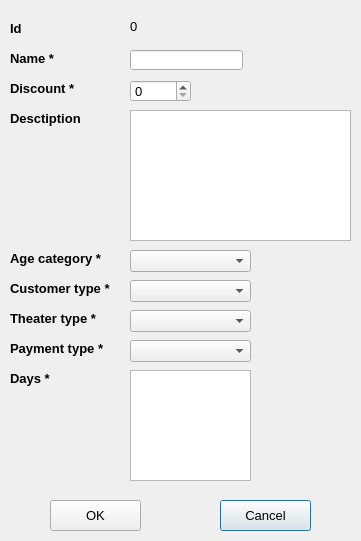
<?xml version="1.0" encoding="UTF-8"?>
<ui version="4.0">
 <class>PromotionTypeAddModifyForm</class>
 <widget class="QDialog" name="PromotionTypeAddModifyForm">
  <property name="geometry">
   <rect>
    <x>0</x>
    <y>0</y>
    <width>361</width>
    <height>541</height>
   </rect>
  </property>
  <property name="font">
   <font>
    <pointsize>10</pointsize>
   </font>
  </property>
  <property name="windowTitle">
   <string>Dialog</string>
  </property>
  <property name="windowIcon">
   <iconset resource="MyResources.qrc">
    <normaloff>:/Images/promotion type pic.webp</normaloff>:/Images/promotion type pic.webp</iconset>
  </property>
  <widget class="QLabel" name="lblId">
   <property name="geometry">
    <rect>
     <x>130</x>
     <y>20</y>
     <width>47</width>
     <height>13</height>
    </rect>
   </property>
   <property name="text">
    <string>0</string>
   </property>
  </widget>
  <widget class="QPushButton" name="pbtCancel">
   <property name="geometry">
    <rect>
     <x>220</x>
     <y>500</y>
     <width>91</width>
     <height>31</height>
    </rect>
   </property>
   <property name="text">
    <string>Cancel</string>
   </property>
  </widget>
  <widget class="QLineEdit" name="ledName">
   <property name="geometry">
    <rect>
     <x>130</x>
     <y>50</y>
     <width>113</width>
     <height>20</height>
    </rect>
   </property>
  </widget>
  <widget class="QLabel" name="label_3">
   <property name="geometry">
    <rect>
     <x>10</x>
     <y>50</y>
     <width>101</width>
     <height>16</height>
    </rect>
   </property>
   <property name="font">
    <font>
     <pointsize>10</pointsize>
     <weight>75</weight>
     <bold>true</bold>
    </font>
   </property>
   <property name="text">
    <string>Name *</string>
   </property>
  </widget>
  <widget class="QPushButton" name="pbtOk">
   <property name="geometry">
    <rect>
     <x>50</x>
     <y>500</y>
     <width>91</width>
     <height>31</height>
    </rect>
   </property>
   <property name="text">
    <string>OK</string>
   </property>
  </widget>
  <widget class="QLabel" name="lbllblId">
   <property name="geometry">
    <rect>
     <x>10</x>
     <y>20</y>
     <width>91</width>
     <height>16</height>
    </rect>
   </property>
   <property name="font">
    <font>
     <pointsize>10</pointsize>
     <weight>75</weight>
     <bold>true</bold>
    </font>
   </property>
   <property name="text">
    <string>Id</string>
   </property>
  </widget>
  <widget class="QLabel" name="label_4">
   <property name="geometry">
    <rect>
     <x>10</x>
     <y>80</y>
     <width>101</width>
     <height>16</height>
    </rect>
   </property>
   <property name="font">
    <font>
     <pointsize>10</pointsize>
     <weight>75</weight>
     <bold>true</bold>
    </font>
   </property>
   <property name="text">
    <string>Discount *</string>
   </property>
  </widget>
  <widget class="QSpinBox" name="spbDiscount">
   <property name="geometry">
    <rect>
     <x>130</x>
     <y>80</y>
     <width>61</width>
     <height>22</height>
    </rect>
   </property>
   <property name="maximum">
    <number>999</number>
   </property>
  </widget>
  <widget class="QLabel" name="label_5">
   <property name="geometry">
    <rect>
     <x>10</x>
     <y>110</y>
     <width>101</width>
     <height>16</height>
    </rect>
   </property>
   <property name="font">
    <font>
     <pointsize>10</pointsize>
     <weight>75</weight>
     <bold>true</bold>
    </font>
   </property>
   <property name="text">
    <string>Desctiption</string>
   </property>
  </widget>
  <widget class="QTextEdit" name="tedDescription">
   <property name="geometry">
    <rect>
     <x>130</x>
     <y>110</y>
     <width>221</width>
     <height>131</height>
    </rect>
   </property>
  </widget>
  <widget class="QLabel" name="label_6">
   <property name="geometry">
    <rect>
     <x>10</x>
     <y>250</y>
     <width>101</width>
     <height>16</height>
    </rect>
   </property>
   <property name="font">
    <font>
     <pointsize>10</pointsize>
     <weight>75</weight>
     <bold>true</bold>
    </font>
   </property>
   <property name="text">
    <string>Age category *</string>
   </property>
  </widget>
  <widget class="QComboBox" name="cbxAgeCategory">
   <property name="geometry">
    <rect>
     <x>130</x>
     <y>250</y>
     <width>121</width>
     <height>22</height>
    </rect>
   </property>
  </widget>
  <widget class="QComboBox" name="cbxCustomerType">
   <property name="geometry">
    <rect>
     <x>130</x>
     <y>280</y>
     <width>121</width>
     <height>22</height>
    </rect>
   </property>
  </widget>
  <widget class="QLabel" name="label_7">
   <property name="geometry">
    <rect>
     <x>10</x>
     <y>280</y>
     <width>111</width>
     <height>16</height>
    </rect>
   </property>
   <property name="font">
    <font>
     <pointsize>10</pointsize>
     <weight>75</weight>
     <bold>true</bold>
    </font>
   </property>
   <property name="text">
    <string>Customer type *</string>
   </property>
  </widget>
  <widget class="QComboBox" name="cbxTheaterType">
   <property name="geometry">
    <rect>
     <x>130</x>
     <y>310</y>
     <width>121</width>
     <height>22</height>
    </rect>
   </property>
  </widget>
  <widget class="QLabel" name="label_8">
   <property name="geometry">
    <rect>
     <x>10</x>
     <y>310</y>
     <width>101</width>
     <height>16</height>
    </rect>
   </property>
   <property name="font">
    <font>
     <pointsize>10</pointsize>
     <weight>75</weight>
     <bold>true</bold>
    </font>
   </property>
   <property name="text">
    <string>Theater type *</string>
   </property>
  </widget>
  <widget class="QComboBox" name="cbxPaymentType">
   <property name="geometry">
    <rect>
     <x>130</x>
     <y>340</y>
     <width>121</width>
     <height>22</height>
    </rect>
   </property>
  </widget>
  <widget class="QLabel" name="label_9">
   <property name="geometry">
    <rect>
     <x>10</x>
     <y>340</y>
     <width>101</width>
     <height>16</height>
    </rect>
   </property>
   <property name="font">
    <font>
     <pointsize>10</pointsize>
     <weight>75</weight>
     <bold>true</bold>
    </font>
   </property>
   <property name="text">
    <string>Payment type *</string>
   </property>
  </widget>
  <widget class="QListWidget" name="lwdDays">
   <property name="geometry">
    <rect>
     <x>130</x>
     <y>370</y>
     <width>121</width>
     <height>111</height>
    </rect>
   </property>
  </widget>
  <widget class="QLabel" name="label_10">
   <property name="geometry">
    <rect>
     <x>10</x>
     <y>370</y>
     <width>101</width>
     <height>16</height>
    </rect>
   </property>
   <property name="font">
    <font>
     <pointsize>10</pointsize>
     <weight>75</weight>
     <bold>true</bold>
    </font>
   </property>
   <property name="text">
    <string>Days *</string>
   </property>
  </widget>
 </widget>
 <resources>
  <include location="MyResources.qrc"/>
 </resources>
 <connections/>
</ui>
